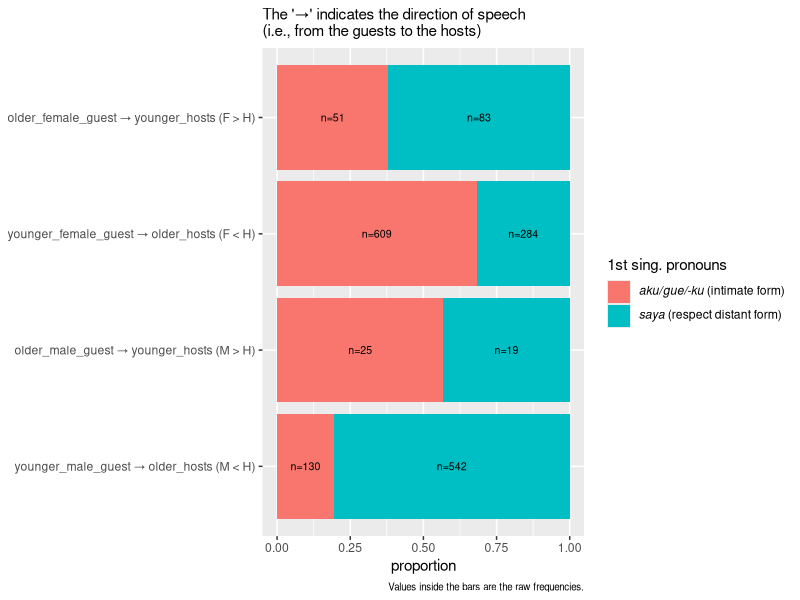
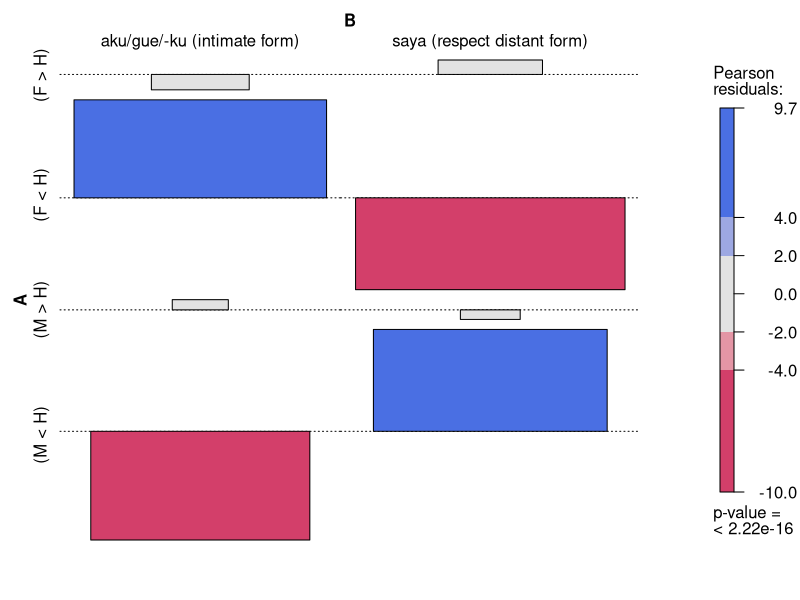
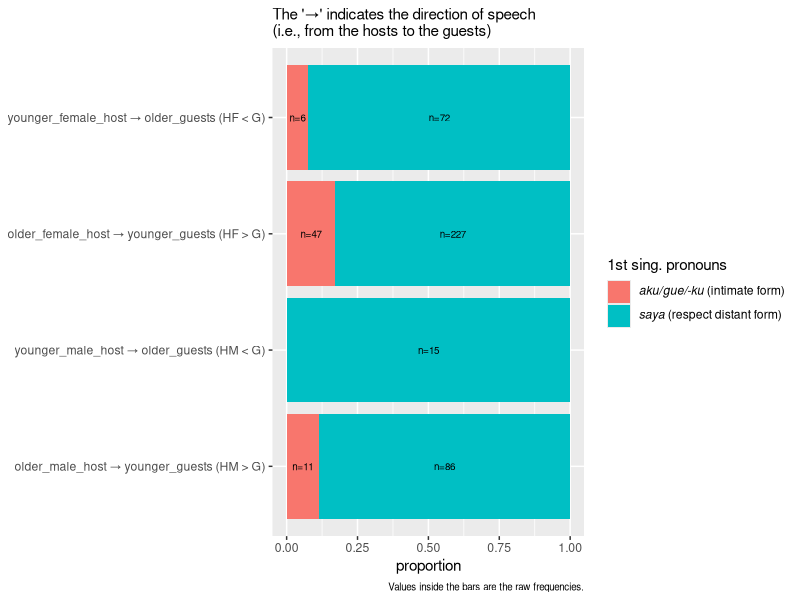
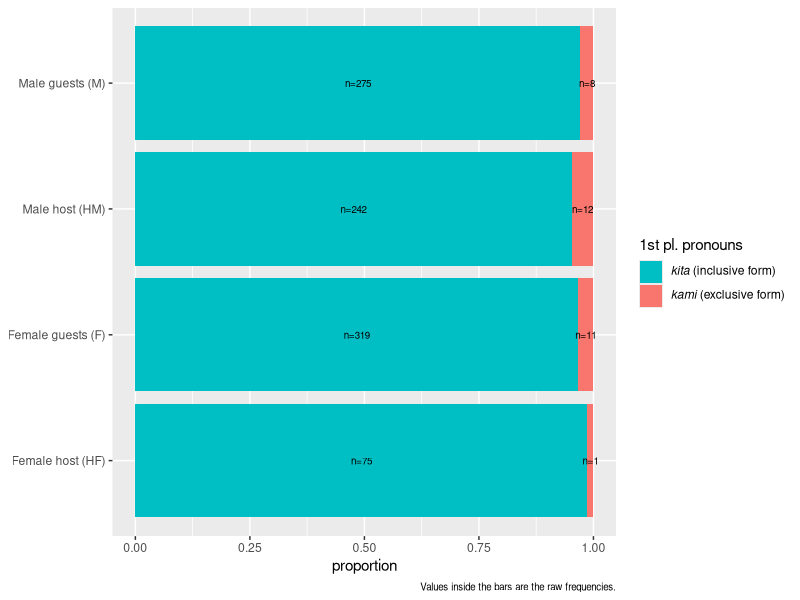
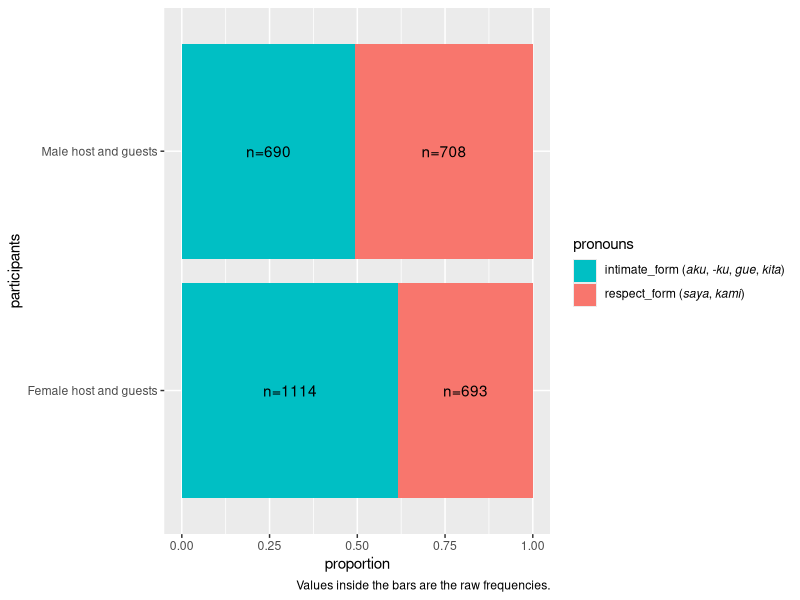
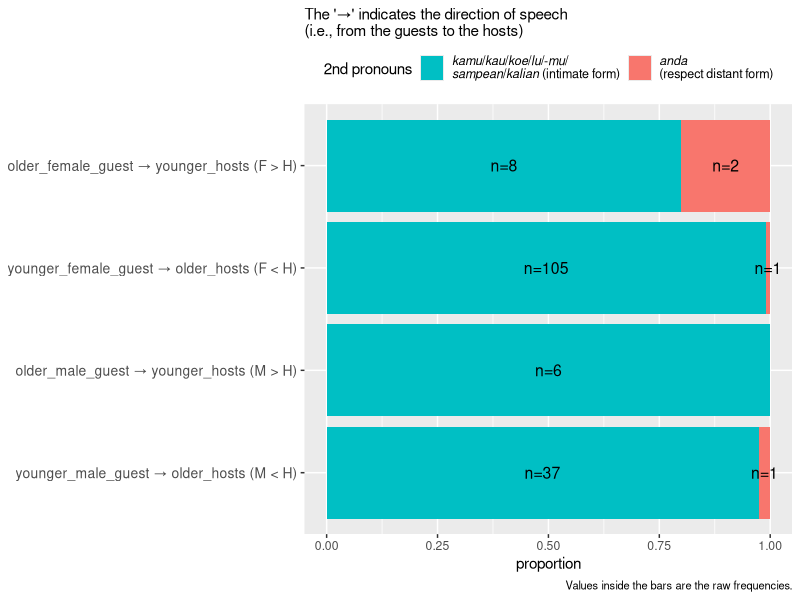
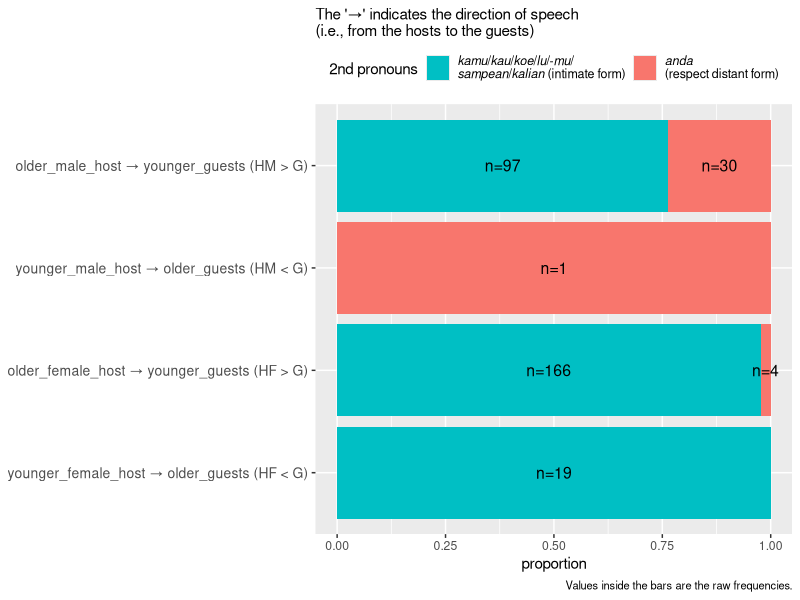
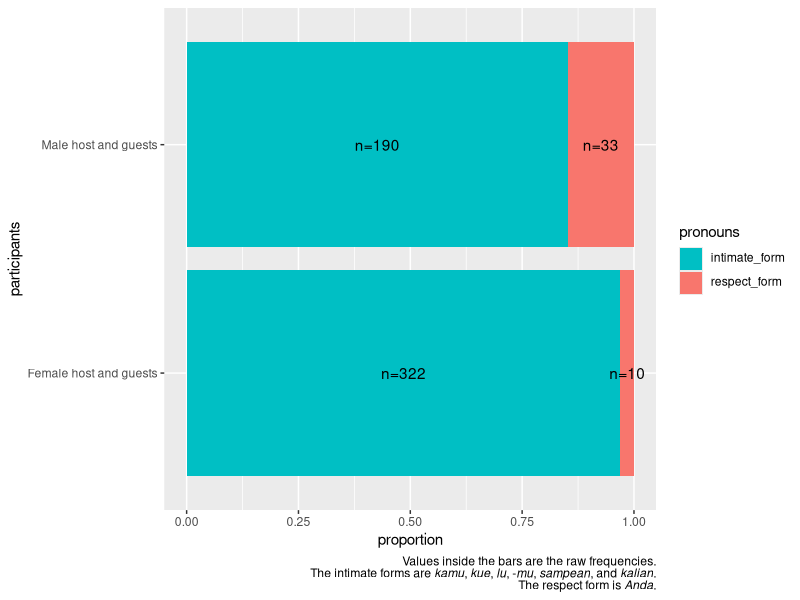

Here is the R script that generated these plots, in order:
library(tidyverse)
library(ggtext)
library(readxl)
library(vcd)

# laks <- read_xlsx("Laksminy pseudo-intimacy raw and analysed data.xlsx", sheet = "raw-1", range = "A1:Y5271")
# 
# laks %>% 
#   write_tsv("data/raw-1.tsv")

laks <- read_tsv("data/raw-1.tsv")

# data for figure 1 =======
df1 <- laks %>%
  filter(`katagori bentuk 1` == "9. Pronomina (Pronoun)", 
         str_detect(`katagori ProN 1`, "^1(a|b)\\."),
         str_detect(`Fungsi 4`, "(^1\\. aku|^2\\. saya)"),
         `jender 1` %in% c("F", "M"))

## count =====
df1_count <- df1 %>% 
  rename(gender = `jender 1`, 
         direction_of_speech = `speaker mdl dede`, 
         pronouns = `Fungsi 4`) %>%
  count(gender, direction_of_speech, pronouns) %>%
  mutate(direction_of_speech = str_replace(direction_of_speech, "->", "→"),
         direction_of_speech = str_replace(direction_of_speech, "(host)", "\\1s"),
         pronouns = str_replace(pronouns, "^\\d\\.\\s", ""),
         direction_of_speech = factor(direction_of_speech, 
                                      levels = c("younger_male_guest → older_hosts (M < H)", "older_male_guest → younger_hosts (M > H)", "younger_female_guest → older_hosts (F < H)", "older_female_guest → younger_hosts (F > H)")))

## visualisation =====
df1_count %>% 
  ggplot(aes(x = direction_of_speech, y = n, fill = pronouns, group = gender)) + 
  geom_col(position = "fill") + 
  coord_flip() + 
  geom_text(aes(label = paste("n=", n, sep = "")), position = position_fill(.5), size = 2.7) +
  # facet_wrap(~gender, drop = TRUE, scales = "free_x") + 
  labs(y = "proportion", 
       x = NULL, 
       fill = "1st sing. pronouns", 
       subtitle = "The '→' indicates the direction of speech\n(i.e., from the guests to the hosts)",
       caption = "Values inside the bars are the raw frequencies.") +
  scale_fill_discrete(breaks = c("aku/gue/-ku (intimate form)", "saya (respect distant form)"), labels = c("*aku/gue/-ku* (intimate form)", "*saya* (respect distant form)")) +
  theme(legend.text = element_markdown(),
        plot.caption = element_markdown(size = 7))
  ggsave('figs/fig1.png', width = 7.5, height = 3.5, dpi = 600)

  
## data for percentage =====
df1_count %>% group_by(direction_of_speech) %>% mutate(perc = n/sum(n) * 100)
  
  
df1_matrix <- df1_count %>% 
  select(-gender) %>% 
  pivot_wider(names_from = pronouns, 
              values_from = n) %>% 
  mutate(direction_of_speech = str_extract(direction_of_speech, "(?<=\\s)\\(. [<>] .\\)$")) %>% 
  data.frame(row.names = 1, check.names = F) %>% 
  as.matrix()
assocstats(df1_matrix)
assoc(df1_matrix, shade = T)


# data for figure 2 =====
df2 <- laks %>%
  filter(`katagori bentuk 1` == "9. Pronomina (Pronoun)", 
         str_detect(`katagori ProN 1`, "^1(a|b)\\."),
         str_detect(`Fungsi 4`, "(^1\\. aku|^2\\. saya)"),
         `jender 1` %in% c("HF", "HM"))

## count =====
df2_count <- df2 %>% 
  rename(gender = `jender 1`, 
         direction_of_speech = `speaker mdl dede`, 
         pronouns = `Fungsi 4`) %>%
  count(gender, direction_of_speech, pronouns) %>%
  mutate(direction_of_speech = str_replace(direction_of_speech, "->", "→"),
         direction_of_speech = str_replace(direction_of_speech, "(guest)", "\\1s"),
         pronouns = str_replace(pronouns, "^\\d\\.\\s", ""),
         direction_of_speech = factor(direction_of_speech, 
                                      levels = c("older_male_host → younger_guests (HM > G)", "younger_male_host → older_guests (HM < G)", "older_female_host → younger_guests (HF > G)", "younger_female_host → older_guests (HF < G)")))

## visualisation ====
df2_count %>% 
  ggplot(aes(x = direction_of_speech, y = n, fill = pronouns, group = gender)) + 
  geom_col(position = "fill") + 
  coord_flip() + 
  geom_text(aes(label = paste("n=", n, sep = "")), position = position_fill(.5), size = 2.5) +
  # facet_wrap(~gender, drop = TRUE, scales = "free_x") + 
  labs(y = "proportion", 
       x = NULL, 
       fill = "1st sing. pronouns", 
       subtitle = "The '→' indicates the direction of speech\n(i.e., from the hosts to the guests)",
       caption = "Values inside the bars are the raw frequencies.") +
  scale_fill_discrete(breaks = c("aku/gue/-ku (intimate form)", "saya (respect distant form)"), labels = c("*aku/gue/-ku* (intimate form)", "*saya* (respect distant form)")) +
  theme(legend.text = element_markdown(),
        plot.caption = element_markdown(size = 7))
ggsave('figs/fig2.png', width = 7.5, height = 3.5, dpi = 600)



# data for figure 3 =====
df3 <- laks %>%
  filter(`katagori bentuk 1` == "9. Pronomina (Pronoun)", 
         str_detect(`katagori ProN 2`, "1st person"),
         str_detect(`Fungsi 4`, "(kita|kami)"),
         `jender 1` %in% c("HF", "HM", "F", "M"))

## count =====
df3_count <- df3 %>% 
  rename(gender = `jender 1`, 
         pronouns = `Fungsi 4`) %>%
  count(gender, pronouns) %>%
  mutate(pronouns = str_replace_all(pronouns, "^\\d\\.\\s", ""),
         pronouns = str_replace_all(pronouns, "^([^ ]+)(?=\\s)", "*\\1*"),
         pronouns = factor(pronouns),
         gender = replace(gender, gender == "F", "Female guests (F)"),
         gender = replace(gender, gender == "HF", "Female host (HF)"),
         gender = replace(gender, gender == "M", "Male guests (M)"),
         gender = replace(gender, gender == "HM", "Male host (HM)"),
         gender = factor(gender, levels = c("Female host (HF)", "Female guests (F)", "Male host (HM)", "Male guests (M)")))

## visualisation =====
df3_count %>% 
  ggplot(aes(x = gender, y = n, fill = pronouns, group = gender)) + 
  geom_col(position = "fill") + 
  coord_flip() + 
  geom_text(aes(label = paste("n=", n, sep = "")), position = position_fill(.5), size = 2.5) +
  # facet_wrap(~gender, drop = TRUE, scales = "free_x") + 
  labs(y = "proportion", 
       x = NULL, 
       fill = "1st pl. pronouns",
       caption = "Values inside the bars are the raw frequencies.") +
  guides(fill = guide_legend(reverse = TRUE)) +
  theme(legend.text = element_markdown(),
        plot.caption = element_markdown(size = 7))
ggsave('figs/fig3.png', width = 6, height = 3.5, dpi = 600)

## data for percentage ======
df3_count %>% 
  group_by(gender) %>% 
  mutate(perc = n/sum(n))




# data for figure 4 =====

## count =====
int <- laks %>%
  filter(`katagori bentuk 1` == "9. Pronomina (Pronoun)",
         str_detect(`katagori ProN 2`, "1st"),
         str_detect(bentuk, "^([Aa])?ku|gue|kita")) %>%
  count(`jender kuMkul`, name = "intimate_form (*aku*, *-ku*, *gue*, *kita*)") %>% 
  filter(!is.na(`jender kuMkul`)) %>%
  rename(gender_cumulative = `jender kuMkul`)

resp <- laks %>%
  filter(`katagori bentuk 1` == "9. Pronomina (Pronoun)",
         str_detect(`katagori ProN 2`, "1st"),
         str_detect(bentuk, "^([Aa])?ku|gue|kita", negate = TRUE)) %>%
  count(`jender kuMkul`, name = "respect_form (*saya*, *kami*)") %>% 
  filter(!is.na(`jender kuMkul`)) %>%
  rename(gender_cumulative = `jender kuMkul`)

df4 <- left_join(int, resp) %>% 
  pivot_longer(-gender_cumulative, names_to = "pronoun_type", values_to = "n") %>% 
  mutate(gender_cumulative = str_replace(gender_cumulative, "Fk", "Female host and guests"),
         gender_cumulative = str_replace(gender_cumulative, "Mk", "Male host and guests"),
         pronoun_type = factor(pronoun_type, levels = c("respect_form (*saya*, *kami*)", "intimate_form (*aku*, *-ku*, *gue*, *kita*)")))

## visualisation =====
df4 %>% 
  ggplot(aes(x = gender_cumulative, y = n, fill = pronoun_type)) + 
  geom_col(position = "fill") +
  coord_flip() +
  geom_text(aes(label = paste("n=", n, sep = "")), position = position_fill(.5)) +
  guides(fill = guide_legend(reverse = TRUE)) +
  theme(legend.text = element_markdown()) +
  labs(y = "proportion", x = "participants", fill = "pronouns", caption = "Values inside the bars are the raw frequencies.")
ggsave('figs/fig4.png', width = 7.85, height = 3.5, dpi = 600)

df4_mtx <- df4 %>% 
  pivot_wider(names_from = gender_cumulative, values_from = n) %>% 
  data.frame(check.names = FALSE, row.names = 1) %>% 
  as.matrix()
chisq.test(df4_mtx)
chisq.test(df4_mtx)$residuals


# data for figure 5 ====
# laks <- read_xlsx("Laksminy pseudo-intimacy raw and analysed data.xlsx", sheet = "raw-3", range = "A1:Y5271")
# 
# laks %>% 
#   write_tsv("data/raw-2.tsv")

laks <- read_tsv("data/raw-2.tsv")

df5 <- laks %>%
  filter(`katagori bentuk 1` == "9. Pronomina (Pronoun)", 
         str_detect(`katagori ProN 2`, "2nd peson"),
         str_detect(`Fungsi 4`, "(1\\. kamu|2\\. anda)"),
         `jender 1` %in% c("F", "M"),
         str_detect(`speaker mdl dede`, "\\([MF] [<>] H"))


df5_count <- df5 %>% 
  rename(gender = `jender 1`, 
         direction_of_speech = `speaker mdl dede`, 
         pronouns = `Fungsi 4`) %>%
  count(gender, direction_of_speech, pronouns) %>%
  mutate(direction_of_speech = str_replace(direction_of_speech, "->", "→"),
         direction_of_speech = str_replace(direction_of_speech, "(host)", "\\1s"),
         pronouns = str_replace(pronouns, "^\\d\\.\\s", ""),
         pronouns = str_replace_all(pronouns, "([a-z]+(?=\\,)|[a-z]+(?=\\s[(]))", "*\\1*"),
         pronouns = str_replace_all(pronouns, "\\, ", "/"),
         pronouns = str_replace_all(pronouns, "\\*mu\\*", "\\-*mu*"),
         pronouns = str_replace_all(pronouns, "\\*sampean", "<br>*sampean"),
         pronouns = str_replace_all(pronouns, "anda\\*", "anda*<br>"),
         direction_of_speech = factor(direction_of_speech, 
                                      levels = c("younger_male_guest → older_hosts (M < H)", "older_male_guest → younger_hosts (M > H)", "younger_female_guest → older_hosts (F < H)", "older_female_guest → younger_hosts (F > H)")))

## visualisation ====
df5_count %>% 
  ggplot(aes(x = direction_of_speech, y = n, fill = pronouns, group = gender)) + 
  geom_col(position = "fill") + 
  coord_flip() + 
  geom_text(aes(label = paste("n=", n, sep = "")), position = position_fill(.5), size = 4) +
  # facet_wrap(~gender, drop = TRUE, scales = "free_x") + 
  labs(y = "proportion", 
       x = NULL, 
       fill = "2nd pronouns", 
       subtitle = "The '→' indicates the direction of speech\n(i.e., from the guests to the hosts)",
       caption = "Values inside the bars are the raw frequencies.") +
  guides(fill = guide_legend(reverse = TRUE)) +
  theme(legend.text = element_markdown(size = 9),
        axis.text.y = element_text(size = 10),
        legend.position = "top",
        plot.caption = element_markdown(size = 8))
ggsave('figs/fig5.png', width = 7.7, height = 5, dpi = 600)

# data for figure 6 ======
# laks <- read_xlsx("Laksminy pseudo-intimacy raw and analysed data.xlsx", sheet = "raw-4", range = "A1:Y5271")
# 
# laks %>% write_tsv("data/raw-3.tsv")
laks <- read_tsv("data/raw-3.tsv")

df6 <- laks %>%
  filter(str_detect(`katagori ProN 2`, "2nd peson"),
         `jender 1` %in% c("HF", "HM"),
         str_detect(`speaker mdl dede`, "\\(H[FM] [<>] G"))

## count =====
df6_count <- df6 %>% 
  rename(gender = `jender 1`, 
         direction_of_speech = `speaker mdl dede`, 
         pronouns = `Fungsi 4`) %>%
  count(gender, direction_of_speech, pronouns) %>%
  mutate(direction_of_speech = str_replace(direction_of_speech, "->", "→"),
         direction_of_speech = str_replace(direction_of_speech, "(guest)", "\\1s"),
         pronouns = str_replace(pronouns, "^\\d\\.\\s", ""),
         pronouns = str_replace_all(pronouns, "([a-z]+(?=\\,)|[a-z]+(?=\\s[(]))", "*\\1*"),
         pronouns = str_replace_all(pronouns, "\\, ", "/"),
         pronouns = str_replace_all(pronouns, "\\*mu\\*", "\\-*mu*"),
         pronouns = str_replace_all(pronouns, "\\*sampean", "<br>*sampean"),
         pronouns = str_replace_all(pronouns, "anda\\*", "anda*<br>"),
         direction_of_speech = factor(direction_of_speech, 
                                      levels = c("younger_female_host → older_guests (HF < G)", "older_female_host → younger_guests (HF > G)", "younger_male_host → older_guests (HM < G)", "older_male_host → younger_guests (HM > G)")))

## visualisation =====
df6_count %>% 
  ggplot(aes(x = direction_of_speech, y = n, fill = pronouns, group = gender)) + 
  geom_col(position = "fill") + 
  coord_flip() + 
  geom_text(aes(label = paste("n=", n, sep = "")), position = position_fill(.5), size = 4) +
  # facet_wrap(~gender, drop = TRUE, scales = "free_x") + 
  labs(y = "proportion", 
       x = NULL, 
       fill = "2nd pronouns", 
       subtitle = "The '→' indicates the direction of speech\n(i.e., from the hosts to the guests)",
       caption = "Values inside the bars are the raw frequencies.") +
  guides(fill = guide_legend(reverse = TRUE)) +
  theme(legend.text = element_markdown(size = 9),
        axis.text.y = element_text(size = 10),
        legend.position = "top",
        plot.caption = element_markdown(size = 8))
ggsave('figs/fig6.png', width = 7.7, height = 5, dpi = 600)


# data for figure 7 =======
# laks <- read_xlsx("Laksminy pseudo-intimacy raw and analysed data.xlsx", sheet = "raw-5", range = "A1:Z5249")
# 
# laks %>% write_tsv("data/raw-5.tsv")
laks <- read_tsv("data/raw-5.tsv")

int <- laks %>%
  filter(`katagori bentuk 1` == "9. Pronomina (Pronoun)",
         str_detect(`katagori ProN 2`, "2nd"),
         `Fungsi 3` %in% c("Intimacy Marker")) %>%
  count(`jender kuMkul`, name = "intimate_form") %>% 
  filter(!is.na(`jender kuMkul`)) %>%
  rename(gender_cumulative = `jender kuMkul`)

resp <- laks %>%
  filter(`katagori bentuk 1` == "9. Pronomina (Pronoun)",
         str_detect(`katagori ProN 2`, "2nd"),
         `Fungsi 3` %in% c("Respective Marker")) %>%
  count(`jender kuMkul`, name = "respect_form") %>% 
  filter(!is.na(`jender kuMkul`)) %>%
  rename(gender_cumulative = `jender kuMkul`)

df7 <- left_join(int, resp) %>% 
  pivot_longer(-gender_cumulative, names_to = "pronoun_type", values_to = "n") %>% 
  mutate(gender_cumulative = str_replace(gender_cumulative, "Fk", "Female host and guests"),
         gender_cumulative = str_replace(gender_cumulative, "Mk", "Male host and guests"),
         pronoun_type = factor(pronoun_type, levels = c("intimate_form", "respect_form")))

# *kamu*, *kau*, *kue*, *lu*, *-mu*, *sampen*, and *kalian*
# *anda*

## visualisation =====
df7 %>% 
  ggplot(aes(x = gender_cumulative, y = n, fill = reorder(pronoun_type, n))) + 
  geom_col(position = "fill") +
  coord_flip() +
  geom_text(aes(label = paste("n=", n, sep = "")), position = position_fill(.5)) +
  guides(fill = guide_legend(reverse = TRUE)) +
  labs(y = "proportion", x = "participants", fill = "pronouns",
       caption = "Values inside the bars are the raw frequencies.<br>The intimate forms are *kamu*, *kue*, *lu*, -*mu*, *sampean*, and *kalian*.<br>The respect form is *Anda*.") +
  theme(legend.text = element_markdown(),
        plot.caption = element_markdown())
ggsave('figs/fig7.png', width = 7, height = 5, dpi = 600)

# data for figure 8 =======
# laks <- read_xlsx("Laksminy pseudo-intimacy raw and analysed data.xlsx", sheet = "raw-6", range = "A1:Z5431")
#  
# laks %>% write_tsv("data/raw-6.tsv")
laks <- read_tsv("data/raw-6.tsv")

df8 <- laks %>% 
  filter(`jender 1` %in% c("F", "HF", "HM", "M"),
         str_detect(`Fungsi 4`, "\\b(dia|beliau)\\b")) %>% 
  count(`jender 1`, `Fungsi 4`) %>% 
  mutate(`Fungsi 4` = str_replace_all(`Fungsi 4`, "^\\d\\.\\s+", ""),
         `jender 1` = str_replace_all(`jender 1`, "HF", "Female Host (HF)"),
         `jender 1` = str_replace_all(`jender 1`, "HM", "Male Host (HM)"),
         `jender 1` = str_replace_all(`jender 1`, "^F$", "Female Guests (F)"),
         `jender 1` = str_replace_all(`jender 1`, "^M$", "Male Guests (M)"),
         `jender 1` = factor(`jender 1`, 
                             levels = c("Female Host (HF)", "Male Host (HM)", 
                                        "Female Guests (F)", "Male Guests (M)")),
         `Fungsi 4` = str_replace_all(`Fungsi 4`, ",\\s", "/"),
         `Fungsi 4` = str_replace_all(`Fungsi 4`, "beliau", "*beliau*"),
         `Fungsi 4` = str_replace_all(`Fungsi 4`, 
                                      "\\b(dia|ia|mereka|nya)\\b", "*\\1*"),
         `Fungsi 4` = str_replace_all(`Fungsi 4`, "nya", "-nya")) %>% 
  arrange(`jender 1`)
df8

## visualisation ======
df8 %>% 
  ggplot(aes(x = `jender 1`, y = n, fill = `Fungsi 4`)) + 
  geom_col(position = "fill") +
  coord_flip() +
  geom_text(aes(label = if_else(n > 10, paste("n=", n, sep = ""), "")), 
            position = position_fill(.5)) +
  theme(legend.text = element_markdown(),
        legend.title = element_markdown()) +
  labs(fill = "3^rd pers. pronouns", 
       x = "participants",
       y = "proportion",
       caption = "Values inside the bars are raw frequencies.")
ggsave('figs/fig8.png', width = 7, height = 4, dpi = 300)


# data for figure 9 =======
# laks <- read_xlsx("Laksminy pseudo-intimacy raw and analysed data.xlsx", sheet = "raw-6", range = "A1:Z5431")
#  
# laks %>% write_tsv("data/raw-6.tsv")
laks <- read_tsv("data/raw-6.tsv")

df9 <- laks %>% 
  filter(`jender kuMtul` %in% c("Ft", "Mt"),
         str_detect(`Fungsi 4`, "\\b(dia|beliau)\\b")) %>% 
  count(`jender kuMtul`, `Fungsi 4`) %>% 
  mutate(`Fungsi 4` = str_replace_all(`Fungsi 4`, "^\\d\\.\\s+", ""),
         `jender kuMtul` = str_replace_all(`jender kuMtul`, 
                                           "Ft", 
                                           "Female host and guests"),
         `jender kuMtul` = str_replace_all(`jender kuMtul`, 
                                           "Mt", 
                                           "Male host and guests"),
         `jender kuMtul` = factor(`jender kuMtul`,
                                  levels = c("Female host and guests", 
                                             "Male host and guests")),
         `Fungsi 4` = str_replace_all(`Fungsi 4`, ",\\s", "/"),
         `Fungsi 4` = str_replace_all(`Fungsi 4`, "beliau", "*beliau*"),
         `Fungsi 4` = str_replace_all(`Fungsi 4`, 
                                      "\\b(dia|ia|mereka|nya)\\b", "*\\1*"),
         `Fungsi 4` = str_replace_all(`Fungsi 4`, "nya", "-nya")) %>% 
  arrange(`jender kuMtul`)
df9

## visualisation ======
df9 %>% 
  ggplot(aes(x = `jender kuMtul`, y = n, fill = `Fungsi 4`)) + 
  geom_col(position = "fill") +
  coord_flip() +
  geom_text(aes(label = if_else(n > 10, paste("n=", n, sep = ""), "")), 
            position = position_fill(.5)) +
  theme(legend.text = element_markdown(),
        legend.title = element_markdown()) +
  labs(fill = "3^rd pers. pronouns", 
       x = "participants",
       y = "proportion",
       caption = "Values inside the bars are raw frequencies.")
ggsave('figs/fig9.png', width = 7, height = 4, dpi = 300)


# data for figure 10 =======
# laks <- read_xlsx("Laksminy pseudo-intimacy raw and analysed data.xlsx", sheet = "raw-7", range = "A1:Z5435")
# 
# laks %>% write_tsv("data/raw-7.tsv")
laks <- read_tsv("data/raw-7.tsv")

df10 <- laks %>% 
  filter(`jender kuMtul` %in% c("Ft", "Mt"),
         str_detect(`katagori bentuk 1`, "^9\\.\\sPronomina"),
         str_detect(`Fungsi 3`, "Marker$")) %>% 
  count(`jender kuMtul`, `Fungsi 3`) %>% 
  mutate(`Fungsi 3` = str_replace_all(`Fungsi 3`, 
                                      "Respective", 
                                      "Respect"),
         `jender kuMtul` = str_replace_all(`jender kuMtul`, 
                                           "Ft", 
                                           "Female host and guests"),
         `jender kuMtul` = str_replace_all(`jender kuMtul`, 
                                           "Mt", 
                                           "Male host and guests"),
         `jender kuMtul` = factor(`jender kuMtul`,
                                  levels = c("Female host and guests", 
                                             "Male host and guests")))
df10

## visualisation ======
df10 %>% 
  ggplot(aes(x = `jender kuMtul`, y = n, fill = `Fungsi 3`)) + 
  geom_col(position = "fill") +
  # coord_flip() +
  geom_text(aes(label = paste("n=", n, sep = "")), 
            position = position_fill(.5)) +
  theme(legend.text = element_markdown(),
        legend.title = element_markdown()) +
  labs(fill = "marker types", 
       x = "gender\n(across age and roles)",
       y = "proportion",
       caption = "Values inside the bars are raw frequencies.")
ggsave('figs/fig10.png', width = 7, height = 4, dpi = 300)

## Chi-square test ======
df10 %>% 
  pivot_wider(names_from = `Fungsi 3`, values_from = n) %>% 
  data.frame(row.names = 1) %>% 
  chisq.test()
df10 %>% 
  pivot_wider(names_from = `Fungsi 3`, values_from = n) %>% 
  data.frame(row.names = 1) %>% 
  chisq.test() %>% 
  .$p.value
### standardised residuals ====
df10 %>% 
  pivot_wider(names_from = `Fungsi 3`, values_from = n) %>% 
  data.frame(row.names = 1) %>% 
  chisq.test() %>% 
  .$stdres
